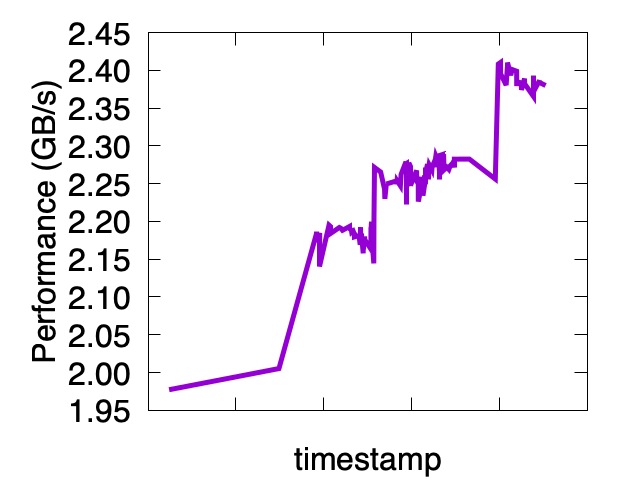

Recreate this plot in gnuplot.
set term pngcairo fontscale 2
set out "results.png"
set ylabel "Performance (GB/s)"
set xlabel "timestamp"
set ytics format "%.2f"
set xtics format ""
set key center
plot "twitterjson.txt" using 2:3 w lines lw 5 notitle
